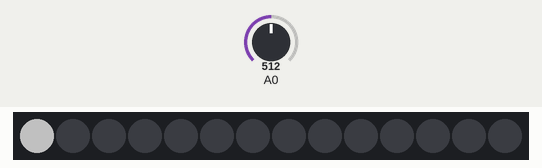
A sketch run on a simulated Arduino Uno, built with avr-gcc and run on an emulated ATmega328P. Parts: 14 RGB LEDs in strip order, left to right. Inputs (shaded band) come from the test bench; at power-on: A0 = 512. Dim RGB values are drawn brighter than linear.

Above: at 0.1 s.
At 5.1 s:
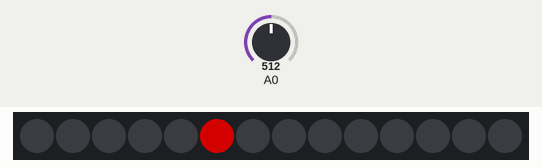
At 9.1 s:
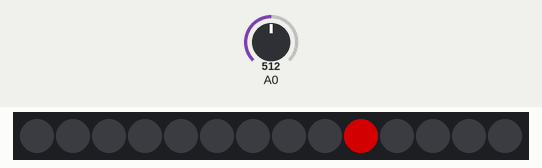
At 18.1 s:
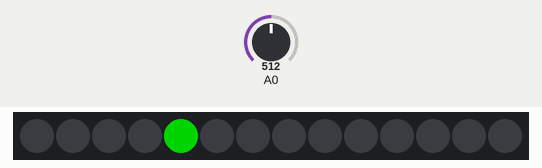
At 29.1 s:
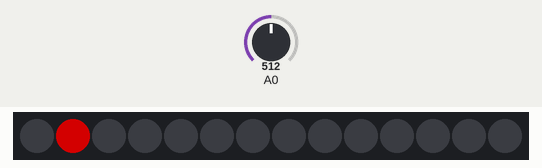
At 39.1 s:
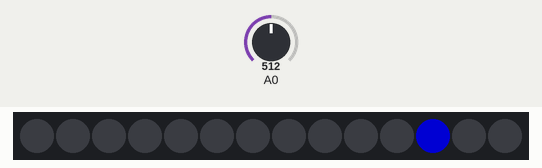

The sketch:

myletterclock2.ino
```cpp
// Date and time functions using a DS1307 RTmillis() connected via I2C and Wire lib
#include <Wire.h>
/* #include <Time.h> */
/* #include <Timezone.h> */
/* #include <DS1307RTC.h> */
#include "Adafruit_NeoPixel.h"
/* #include "TimerOne.h" */
/* #include "DCF77.h" */

/* #define DCF_PIN 2                // Connection pin to DCF 77 device */
/* #define DCF_INTERRUPT 0          // Interrupt number associated with pin */
/* DCF77 DCF = DCF77(DCF_PIN,DCF_INTERRUPT, true); */

//define the data pin
#define LEDPIN 10
//define number of pixels
#define NUMPIXEL 14
// Parameter 1 = number of pixels in strip
// Parameter 2 = Arduino pin number (most are valid)
// Parameter 3 = pixel type flags, add together as needed:
//   NEO_KHZ800  800 KHz bitstream (most NeoPixel products w/WS2812 LEDs)
//   NEO_KHZ400  400 KHz (classic 'v1' (not v2) FLORA pixels, WS2811 drivers)
//   NEO_GRB     Pixels are wired for GRB bitstream (most NeoPixel products)
//   NEO_RGB     Pixels are wired for RGB bitstream (v1 FLORA pixels, not v2)
Adafruit_NeoPixel strip = Adafruit_NeoPixel(NUMPIXEL, LEDPIN, NEO_GRB | NEO_KHZ800);

/* #define TIME_MSG_LEN  11   // time sync to PC is HEADER followed by unix time_t as ten ascii digits */
/* #define TIME_HEADER  'T'   // Header tag for serial time sync message */
/* #define TIME_REQUEST  7    // ASCII bell character requests a time sync message */

//Central European Time (Frankfurt, Paris)
/* TimeChangeRule CEST = {"CEST", Last, Sun, Mar, 2, 120};     //Central European Summer Time */
/* TimeChangeRule CET = {"CET ", Last, Sun, Oct, 3, 60};       //Central European Standard Time */
/* Timezone CE(CEST, CET); */
/* TimeChangeRule *tcr;        //pointer to the time change rule, use to get the TZ abbrev */
/* time_t utc; */

unsigned int i = 0;
static unsigned long msLast = 0;

typedef uint32_t Color;
Color cBlack = 0;
/* Color cWhite = 0x7F7F7F; */
Color cWhite = 0x555555;
Color cRed = 0x7F0000;
Color cGreen = 0x7F00;
Color cBlue = 0x7F;
Color cColors[4] = {cWhite, cRed, cGreen, cBlue};

void setup ()
{
    /* Timer1.initialize(1000000);       // Initialize timer to 1s */
    /* Timer1.attachInterrupt(checktime);  // Attach funciton checktime to timer interupt */
    Serial.begin(9600);
    /* setSyncProvider( requestSync);  //set function to call when sync required */


    strip.begin();                  // Initialize NeoPixel object
    strip.show();                   // Initialize all pixels to '}ff'

    msLast = millis();

    /* DCF.Start(); */

    /* setSyncProvider(RTC.get); */
    // define global colors
    /* cBlack = strip.Color(0,0,0); */
    /* cWhite = 0x7F7F7F;//strip.Color(127,127,127); */
    /* cRed = 0x7F0000;//strip.Color(127,0,0); */
    /* cGreen = 0x7F00;//strip.Color(0,127,0); */
    /* cBlue = 0x7F;//strip.Color(0,0,127); */
}

void loop ()
{
    int poti;
    float brightness;
    poti = analogRead(0);
    brightness = ((float)poti/1023.0)*255.0;
    cWhite = strip.Color(brightness, brightness, brightness);
    if(Serial.available())
    {
        /* processSyncMessage(); */
    }
    /* unsigned long msNow = millis(); */
    if((millis() - msLast > 999) || (millis() < msLast))
    {
        msLast = millis();
        i++;
        /* utc = now(); */
        /* displaytime(CE.toLocal(utc, &tcr)); */
    }
    /* if(i == 300) */
    /* { */
    /*     time_t DCFtime = DCF.getTime(); */
    /*     if((DCFtime != 0) && (DCFtime != now())) */
    /*     { */
    /*         RTC.set(DCFtime); */
    /*     } */
    /* } */
    /* strip.setPixelColor(i%NUMPIXEL-1, cBlack); */
    for(int j = 0; j < NUMPIXEL; j++)
    {
        strip.setPixelColor(j,cBlack);
    }
    strip.setPixelColor(i%NUMPIXEL, cColors[i%4]);
    strip.show();
}

/*
void processSyncMessage() {
    // if time sync available from serial port, update time and return true
    while(Serial.available() >=  TIME_MSG_LEN ){  // time message consists of a header and ten ascii digits
        char c = Serial.read();
        Serial.print(c);
        if( c == TIME_HEADER )
        {
            time_t pctime = 0;
            for(int i=0; i < TIME_MSG_LEN -1; i++)
            {
                c = Serial.read();
                if( c >= '0' && c <= '9')
                {
                    pctime = (10 * pctime) + (c - '0') ; // convert digits to a number
                }
            }
            RTC.set(pctime);   // Sync Arduino clock to the time received on the serial port
            Serial.print("Time set to: ");
            Serial.print(pctime);
        }
    }
}

time_t requestSync()
{
    Serial.write(TIME_REQUEST);
    return 0; // the time will be sent later in response to serial mesg
}

void displaytime(time_t t)
{
    int Hour = hour(t);
    int Minute = minute(t);
    int Second = second(t);
    int Minutemod5 = Minute % 5;
    Color cBackground = cBlack;
    Color cForeground = cWhite;
    for(int j = 0; j < NUMPIXEL; j++)
    {
        strip.setPixelColor(j,cBackground);
    }
    lightEs(cForeground);
    if((Minutemod5 == 1 || Minutemod5 == 2) && (Minute != 0))
    {
        lightWar(cForeground);
    }
    else// if(Minutemod5 == 0 || Minutemod5 == 3 || Minutemod5 == 4)
    {
        lightIst(cForeground);
    }
    if(Minutemod5 == 3 || Minutemod5 == 4)
    {
        lightGleich(cForeground);
    }
    if(Minute == 0)
    {
        lightGenau(cForeground);
    }
    if((Minutemod5 == 0 || Minutemod5 == 1 || Minutemod5 == 2) && (Minute != 0))
    {
        lightGerade(cForeground);
    }
    if((Minute >= 3 && Minute <= 7) ||
            (Minute >= 23 && Minute <= 27) ||
            (Minute >= 33 && Minute <= 37) ||
            (Minute >= 53 && Minute <= 57))
    {
        lightFuenf1(cForeground);
    }
    if((Minute >= 13 && Minute <= 17) ||
            (Minute >= 43 && Minute <= 47))
    {
        lightViertel(cForeground);
    }
    if((Minute >= 8 && Minute <= 12) ||
            (Minute >= 48 && Minute <= 52))
    {
        lightZehn1(cForeground);
    }
    if((Minute >= 18 && Minute <= 22) ||
            (Minute >= 38 && Minute <= 42))
    {
        lightZwanzig(cForeground);
    }
    if((Minute >= 3 && Minute <= 22) ||
            (Minute >= 33 && Minute <= 37))
    {
        lightNach1(cForeground);
    }
    if((Minute >= 23 && Minute <= 27) ||
            (Minute >= 38 && Minute <= 57))
    {
        lightVor1(cForeground);
    }
    if(Minute >= 23 && Minute <= 37)
    {
        lightHalb(cForeground);
    }
    if(((Hour ==  1 || Hour == 13) && Minute <= 22) ||
            ((Hour ==  0 || Hour == 12) && Minute >= 23))
    {
        lightEins(cForeground);
    }
    if(((Hour ==  2 || Hour == 14) && Minute <= 22) ||
            ((Hour ==  1 || Hour == 13) && Minute >= 23))
    {
        lightZwei(cForeground);
    }
    if(((Hour ==  3 || Hour == 15) && Minute <= 22) ||
            ((Hour ==  2 || Hour == 14) && Minute >= 23))
    {
        lightDrei(cForeground);
    }
    if(((Hour ==  4 || Hour == 16) && Minute <= 22) ||
            ((Hour ==  3 || Hour == 15) && Minute >= 23))
    {
        lightVier(cForeground);
    }
    if(((Hour ==  5 || Hour == 17) && Minute <= 22) ||
            ((Hour ==  4 || Hour == 16) && Minute >= 23))
    {
        lightFuenf2(cForeground);
    }
    if(((Hour ==  6 || Hour == 18) && Minute <= 22) ||
            ((Hour ==  5 || Hour == 17) && Minute >= 23))
    {
        lightSechs(cForeground);
    }
    if(((Hour ==  7 || Hour == 19) && Minute <= 22) ||
            ((Hour ==  6 || Hour == 18) && Minute >= 23))
    {
        lightSieben(cForeground);
    }
    if(((Hour ==  8 || Hour == 20) && Minute <= 22) ||
            ((Hour ==  7 || Hour == 19) && Minute >= 23))
    {
        lightAcht(cForeground);
    }
    if(((Hour ==  9 || Hour == 21) && Minute <= 22) ||
            ((Hour ==  8 || Hour == 20) && Minute >= 23))
    {
        lightNeun(cForeground);
    }
    if(((Hour ==  10 || Hour == 22) && Minute <= 22) ||
            ((Hour ==  9 || Hour == 21) && Minute >= 23))
    {
        lightZehn2(cForeground);
    }
    if(((Hour ==  11 || Hour == 23) && Minute <= 22) ||
            ((Hour ==  10 || Hour == 22) && Minute >= 23))
    {
        lightElf(cForeground);
    }
    if(((Hour ==  12 || Hour == 0) && Minute <= 22) ||
            ((Hour ==  11 || Hour == 23) && Minute >= 23))
    {
        lightZwoelf(cForeground);
    }
    if(Minute >= 58 || Minute <= 2)
    {
        lightUhr(cForeground);
    }
    if((Hour ==  5  && Minute >= 23) ||
            (Hour >= 6 && Hour <= 10) ||
            (Hour ==  11  && Minute <= 22))
    {
        lightVor2(cForeground);
        lightMittag(cForeground);
    }
    if((Hour ==  12  && Minute >= 23) ||
            (Hour >= 13 && Hour <= 18) ||
            (Hour ==  19  && Minute <= 22))
    {
        lightNach2(cForeground);
        lightMittag(cForeground);
    }
    if((Hour ==  19  && Minute >= 23) ||
            (Hour >= 20 || Hour <= 4) ||
            (Hour ==  5  && Minute <= 22))
    {
        lightNachts(cForeground);
    }
    if((Hour ==  11  && Minute >= 23) ||
            (Hour ==  12  && Minute <= 22))
    {
        lightMittag(cForeground);
    }
    strip.show();
}

void lightEs(uint32_t color)
{
    strip.setPixelColor(132, color);
    strip.setPixelColor(133, color);
}

void lightWar(uint32_t color)
{
    strip.setPixelColor(135, color);
    strip.setPixelColor(136, color);
    strip.setPixelColor(137, color);
}

void lightIst(uint32_t color)
{
    strip.setPixelColor(138, color);
    strip.setPixelColor(139, color);
    strip.setPixelColor(140, color);
}

void lightGleich(uint32_t color)
{
    strip.setPixelColor(131, color);
    strip.setPixelColor(130, color);
    strip.setPixelColor(129, color);
    strip.setPixelColor(128, color);
    strip.setPixelColor(127, color);
    strip.setPixelColor(126, color);
}

void lightGenau(uint32_t color)
{
    strip.setPixelColor(124, color);
    strip.setPixelColor(123, color);
    strip.setPixelColor(122, color);
    strip.setPixelColor(121, color);
    strip.setPixelColor(120, color);
}

void lightGerade(uint32_t color)
{
    strip.setPixelColor(108, color);
    strip.setPixelColor(109, color);
    strip.setPixelColor(110, color);
    strip.setPixelColor(111, color);
    strip.setPixelColor(112, color);
    strip.setPixelColor(113, color);
}

void lightFuenf1(uint32_t color)
{
    strip.setPixelColor(115, color);
    strip.setPixelColor(116, color);
    strip.setPixelColor(117, color);
    strip.setPixelColor(118, color);
}

void lightViertel(uint32_t color)
{
    strip.setPixelColor(103, color);
    strip.setPixelColor(102, color);
    strip.setPixelColor(101, color);
    strip.setPixelColor(100, color);
    strip.setPixelColor(99, color);
    strip.setPixelColor(98, color);
    strip.setPixelColor(97, color);
}

void lightZehn1(uint32_t color)
{
    strip.setPixelColor(84, color);
    strip.setPixelColor(85, color);
    strip.setPixelColor(86, color);
    strip.setPixelColor(87, color);
}

void lightZwanzig(uint32_t color)
{
    strip.setPixelColor(89, color);
    strip.setPixelColor(90, color);
    strip.setPixelColor(91, color);
    strip.setPixelColor(92, color);
    strip.setPixelColor(93, color);
    strip.setPixelColor(94, color);
    strip.setPixelColor(95, color);
}

void lightNach1(uint32_t color)
{
    strip.setPixelColor(83, color);
    strip.setPixelColor(82, color);
    strip.setPixelColor(81, color);
    strip.setPixelColor(80, color);
}

void lightVor1(uint32_t color)
{
    strip.setPixelColor(79, color);
    strip.setPixelColor(78, color);
    strip.setPixelColor(77, color);
}

void lightHalb(uint32_t color)
{
    strip.setPixelColor(75, color);
    strip.setPixelColor(74, color);
    strip.setPixelColor(73, color);
    strip.setPixelColor(72, color);
}

void lightEins(uint32_t color)
{
    strip.setPixelColor(62, color);
    strip.setPixelColor(63, color);
    strip.setPixelColor(64, color);
    strip.setPixelColor(65, color);
}

void lightZwei(uint32_t color)
{
    strip.setPixelColor(40, color);
    strip.setPixelColor(41, color);
    strip.setPixelColor(42, color);
    strip.setPixelColor(43, color);
}

void lightDrei(uint32_t color)
{
    strip.setPixelColor(60, color);
    strip.setPixelColor(61, color);
    strip.setPixelColor(62, color);
    strip.setPixelColor(63, color);
}

void lightVier(uint32_t color)
{
    strip.setPixelColor(36, color);
    strip.setPixelColor(37, color);
    strip.setPixelColor(38, color);
    strip.setPixelColor(39, color);
}

void lightFuenf2(uint32_t color)
{
    strip.setPixelColor(57, color);
    strip.setPixelColor(56, color);
    strip.setPixelColor(55, color);
    strip.setPixelColor(54, color);
}

void lightSechs(uint32_t color)
{
    strip.setPixelColor(29, color);
    strip.setPixelColor(28, color);
    strip.setPixelColor(27, color);
    strip.setPixelColor(26, color);
    strip.setPixelColor(25, color);
}

void lightSieben(uint32_t color)
{
    strip.setPixelColor(65, color);
    strip.setPixelColor(66, color);
    strip.setPixelColor(67, color);
    strip.setPixelColor(68, color);
    strip.setPixelColor(69, color);
    strip.setPixelColor(70, color);
}

void lightAcht(uint32_t color)
{
    strip.setPixelColor(44, color);
    strip.setPixelColor(45, color);
    strip.setPixelColor(46, color);
    strip.setPixelColor(47, color);
}

void lightNeun(uint32_t color)
{
    strip.setPixelColor(34, color);
    strip.setPixelColor(33, color);
    strip.setPixelColor(32, color);
    strip.setPixelColor(31, color);
}

void lightZehn2(uint32_t color)
{
    strip.setPixelColor(12, color);
    strip.setPixelColor(13, color);
    strip.setPixelColor(14, color);
    strip.setPixelColor(15, color);
}

void lightElf(uint32_t color)
{
    strip.setPixelColor(59, color);
    strip.setPixelColor(58, color);
    strip.setPixelColor(57, color);
}

void lightZwoelf(uint32_t color)
{
    strip.setPixelColor(52, color);
    strip.setPixelColor(51, color);
    strip.setPixelColor(50, color);
    strip.setPixelColor(49, color);
    strip.setPixelColor(48, color);
}

void lightUhr(uint32_t color)
{
    strip.setPixelColor(17, color);
    strip.setPixelColor(18, color);
    strip.setPixelColor(19, color);
}

void lightVor2(uint32_t color)
{
    strip.setPixelColor(21, color);
    strip.setPixelColor(22, color);
    strip.setPixelColor(23, color);
}

void lightNach2(uint32_t color)
{
    strip.setPixelColor(11, color);
    strip.setPixelColor(10, color);
    strip.setPixelColor(9, color);
    strip.setPixelColor(8, color);
}

void lightNachts(uint32_t color)
{
    strip.setPixelColor(11, color);
    strip.setPixelColor(10, color);
    strip.setPixelColor(9, color);
    strip.setPixelColor(8, color);
    strip.setPixelColor(7, color);
    strip.setPixelColor(6, color);
}

void lightMittag(uint32_t color)
{
    strip.setPixelColor(5, color);
    strip.setPixelColor(4, color);
    strip.setPixelColor(3, color);
    strip.setPixelColor(2, color);
    strip.setPixelColor(1, color);
    strip.setPixelColor(0, color);
}
*/
```

Measured:
- what the display in image 1 shows lasts 1.0 s, from 5.0 s to 6.0 s
